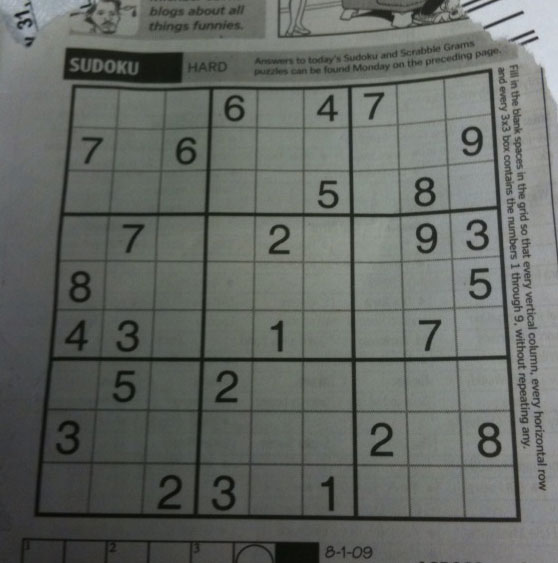
#> input picture Pratica-02/Codigos Toninho/sudoku.png, 558 x 563 px
$ python 'ccf 394 aula 2 OTSU Thresholding.py'
#> lines starting #> are read from the running program, lines starting #| are printed output that depends on the picture; after the words box and inside, x2 and y2 are one past the last pixel; in counts of white or black regions, pixels touching at a corner belong together
import cv2
import matplotlib.pyplot as plt

# implementando 5 metodos de binarização do opencv

import numpy as np
from collections import Counter

def otsu_threshold(image):
    # Inicializa as variáveis
    pixel_counts = Counter(image.flatten())
#> pixel_counts = 212 items
    pixel_intensities = np.array(list(pixel_counts.keys()))
#> pixel_intensities = 212 values, max 218 at index 201, min 7 at index 211, mean 112.5
    total_pixels = sum(pixel_counts.values())
#> total_pixels = 314154
    sum_intensities = np.sum(pixel_intensities * np.array([pixel_counts[i] for i in pixel_intensities]))
#> sum_intensities = 31977239
    max_variance = 0
    threshold = 0

    # Loop para calcular o limiar de Otsu
    for t in range(len(pixel_intensities)):
        # Calcula a probabilidade de cada classe (background e foreground)
        w1 = sum([pixel_counts[pixel_intensities[i]] for i in range(t)]) / total_pixels
        w2 = 1 - w1

        # Calcula as médias das intensidades de cada classe
        sum1 = sum([pixel_intensities[i] * pixel_counts[pixel_intensities[i]] for i in range(t)])
        mean1 = sum1 / (total_pixels * w1) if w1 != 0 else 0
        sum2 = sum_intensities - sum1
        mean2 = sum2 / (total_pixels * w2) if w2 != 0 else 0

        # Calcula a variância interclasse
        variance = w1 * w2 * ((mean1 - mean2) ** 2)

        # Atualiza o valor do limiar se a variância for maior que a anterior
        if variance > max_variance:
            max_variance = variance
            threshold = pixel_intensities[t]
#> this loop made 212 passes
#> (w1, w2, sum1, mean1, sum2, mean2, variance, max_variance) on passes 2 to 12: (0.000188, 1, 9971, 169, 31967268, 101.8, 0.849, 0.849), (0.000573, 0.999, 29815, 165.6, 31947424, 101.8, 2.34, 2.34), (0.000684, 0.999, 35800, 166.5, 31941439, 101.7, 2.87, 2.87), (0.000754, 0.999, 39694, 167.5, 31937545, 101.7, 3.26, 3.26), (0.000853, 0.999, 45150, 168.5, 31932089, 101.7, 3.8, 3.8), (0.000955, 0.999, 50686, 169, 31926553, 101.7, 4.31, 4.31), (0.00112, 0.999, 59526, 169.1, 31917713, 101.7, 5.08, 5.08), (0.0013, 0.999, 68766, 169, 31908473, 101.7, 5.85, 5.85), (0.00135, 0.999, 71646, 169.4, 31905593, 101.7, 6.16, 6.16), (0.0018, 0.998, 94955, 167.8, 31882284, 101.7, 7.86, 7.86), (0.00243, 0.998, 126278, 165.5, 31850961, 101.6, 9.88, 9.88)
#> (w1, w2, sum1, mean1, sum2, mean2, variance) on passes 1, 30, 31, 32, 33, 34: (0, 1, 0, 0, 31977239, 101.8, 0), (0.0733, 0.927, 3040340, 131.9, 28936899, 99.4, 71.97), (0.0834, 0.917, 3316924, 126.7, 28660315, 99.53, 56.29), (0.0944, 0.906, 3698954, 124.7, 28278285, 99.4, 54.8), (0.102, 0.898, 4036068, 126.3, 27941171, 99.02, 67.81), (0.103, 0.897, 4080060, 126.5, 27897179, 98.96, 69.94)
#> after the loop, max_variance = 192.8; threshold = 44

    return threshold


threshold = 0
max_value = 255

image = cv2.imread("sudoku.png", 0)
threshold = otsu_threshold(image)
#> threshold = 44
print(threshold)
#| 44
# when applying OTSU threshold, set threshold to 0.

_, output1 = cv2.threshold(image, threshold, max_value, cv2.THRESH_BINARY + cv2.THRESH_OTSU)
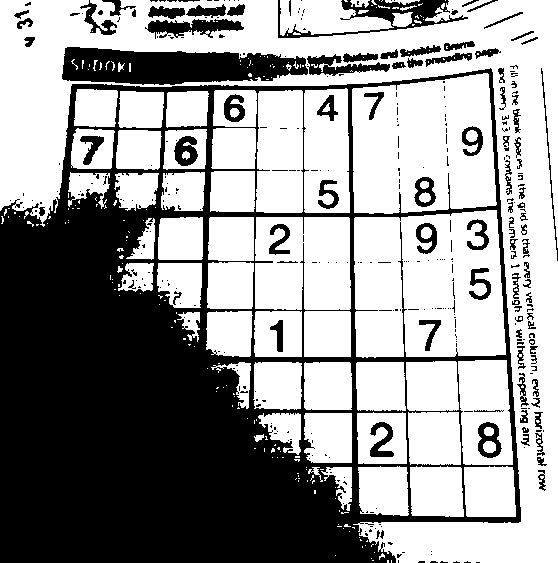
#> output1: shape (563, 558); 59.4% white; 361 black regions (263 under 20 px), largest, box (x1, y1, x2, y2) and area: (0, 68, 521, 563) 104893, (62, 47, 308, 85) 6753, (278, 0, 468, 38) 1967
_, output2 = cv2.threshold(image, threshold, max_value, cv2.THRESH_BINARY_INV + cv2.THRESH_OTSU)
_, output3 = cv2.threshold(image, threshold, max_value, cv2.THRESH_TOZERO + cv2.THRESH_OTSU)
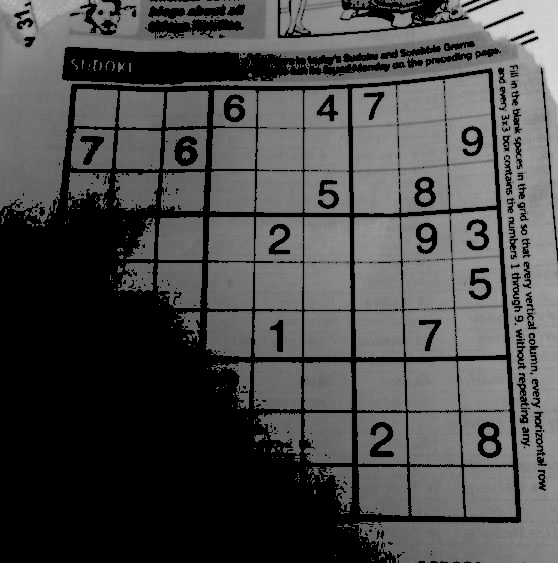
#> output3: shape (563, 558); min 0, max 218, mean 74
_, output4 = cv2.threshold(image, threshold, max_value, cv2.THRESH_TOZERO_INV + cv2.THRESH_OTSU)
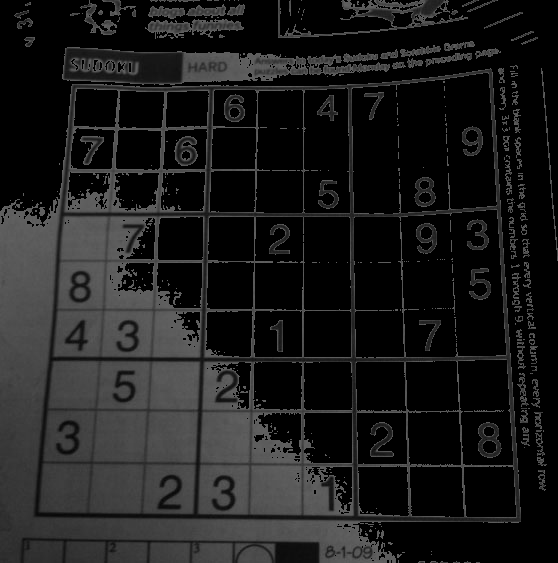
#> output4: shape (563, 558); min 0, max 96, mean 27.8
_, output5 = cv2.threshold(image, threshold, max_value, cv2.THRESH_TRUNC + cv2.THRESH_OTSU)
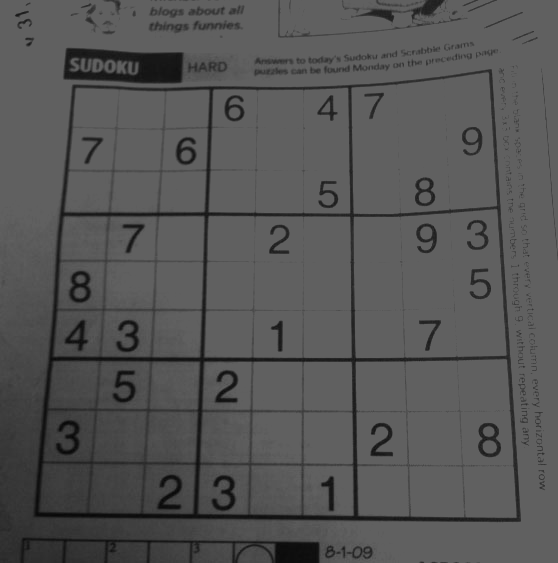
#> output5: shape (563, 558); min 7, max 96, mean 84.7

images = [image, output1, output2, output3, output4, output5]
titles = ["Orignals", "Binary", "Binary Inverse", "TOZERO", "TOZERO INV", "TRUNC"]

for i in range(6):
    plt.subplot(2, 3, i + 1)
    plt.imshow(images[i], cmap='gray')
    plt.title(titles[i])

plt.show()

$ run again, with Pratica-02/Codigos Toninho/amazonia1.jpg saved as Pratica-02/Codigos Toninho/sudoku.png
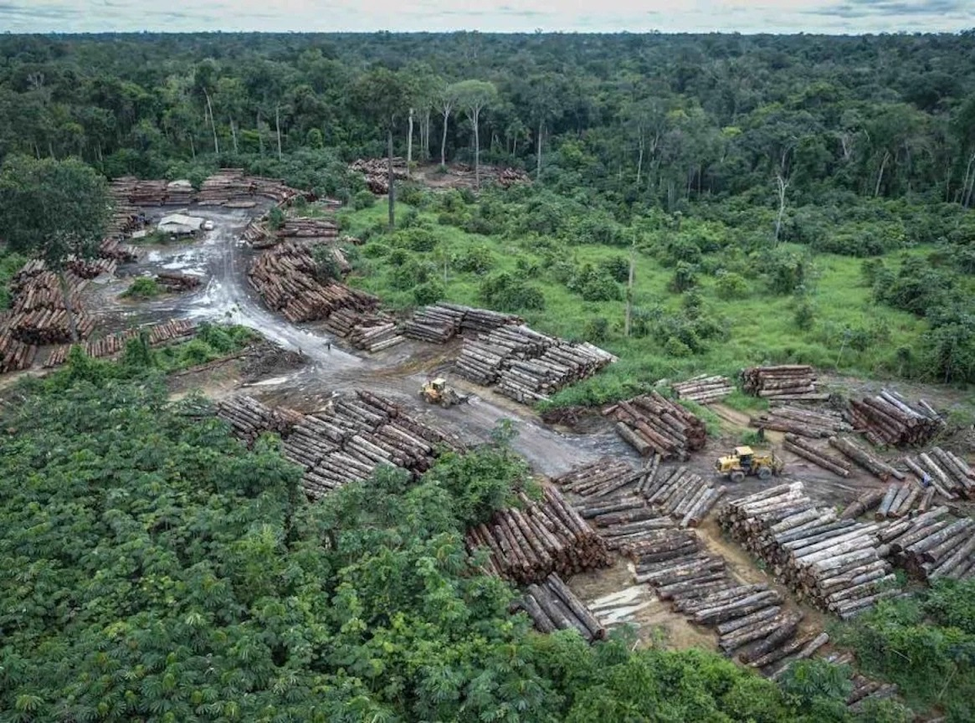
#> input picture Pratica-02/Codigos Toninho/amazonia1.jpg, 975 x 723 px, shrunk from 1165 x 864 before the run
#> pixel_counts = 256 items
#> pixel_intensities = 256 values, max 255 at index 255, min 0 at index 252, mean 127.5
#> total_pixels = 704925
#> sum_intensities = 68705599
#> the loop in otsu_threshold, `for t in range(len(pixel_intensities)):` made 256 passes
#> (w1, w2, sum1, mean1, sum2, mean2, variance, max_variance) on passes 2 to 8: (0.001, 0.999, 142612, 202, 68562987, 97.36, 10.96, 10.96), (0.00208, 0.998, 298412, 203.6, 68407187, 97.24, 23.46, 23.46), (0.00308, 0.997, 442232, 203.7, 68263367, 97.14, 34.86, 34.86), (0.00428, 0.996, 617768, 204.6, 68087831, 97, 49.39, 49.39), (0.00558, 0.994, 808504, 205.4, 67897095, 96.86, 65.43, 65.43), (0.0065, 0.993, 937257, 204.5, 67768342, 96.76, 74.98, 74.98), (0.00738, 0.993, 1056955, 203.3, 67648644, 96.68, 83.18, 83.18)
#| 94
#> `_, output1 = cv2.threshold(image, threshold, max_value, cv2.THRESH_BIN..`:
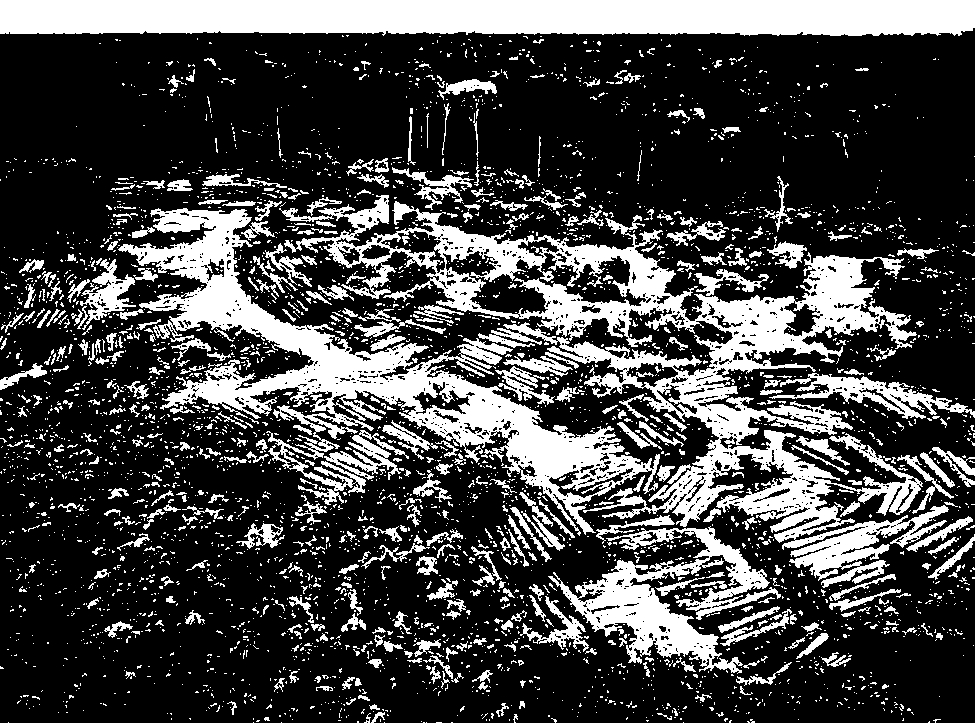
#> output1: shape (723, 975); 27% white; 4105 white regions (3610 under 20 px), largest, box (x1, y1, x2, y2) and area: (279, 195, 949, 588) 50422, (118, 208, 660, 536) 34978, (0, 0, 975, 36) 32835
#> `_, output5 = cv2.threshold(image, threshold, max_value, cv2.THRESH_TRU..`:
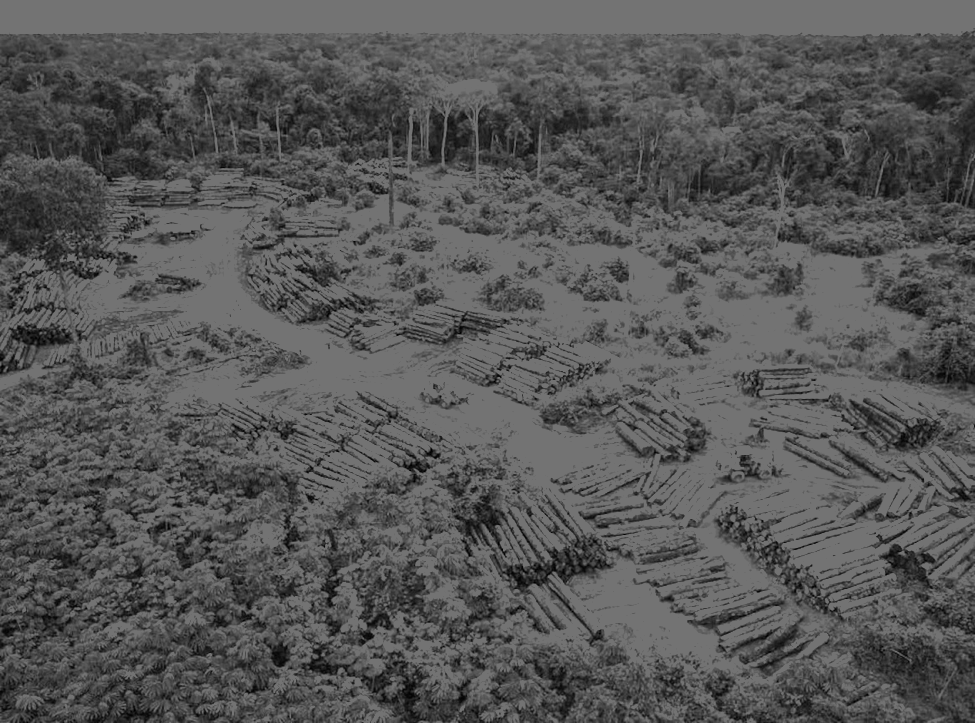
#> output5: shape (723, 975); min 0, max 115, mean 86.7
